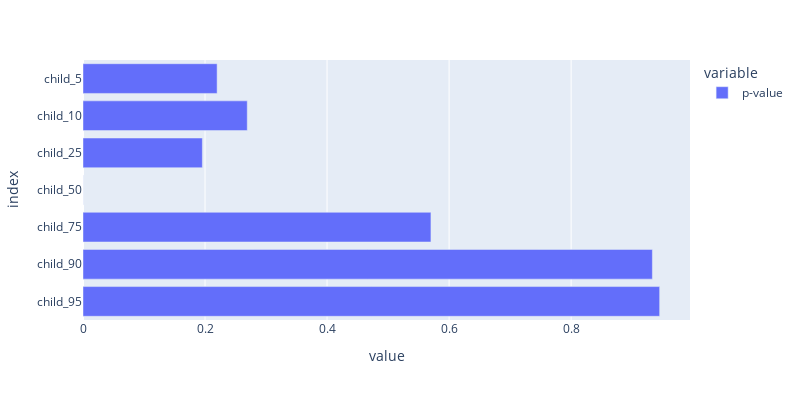

Notebook code for this chart:
### Code cell
out_q4.to_frame().rename(columns={0: 'p-value'}).plot(kind='barh', width=800, height=400)

### Figure 1 — Plotly figure (JSON) as saved in the notebook; plotly's stock layout.template omitted (floating-point values rounded to 4 significant figures)
{"data": [{"alignmentgroup": "True", "hovertemplate": "variable=p-value<br>value=%{x}<br>index=%{y}<extra></extra>", "legendgroup": "p-value", "marker": {"color": "#636efa", "pattern": {"shape": ""}}, "name": "p-value", "offsetgroup": "p-value", "orientation": "h", "showlegend": true, "textposition": "auto", "type": "bar", "x": [0.9451, 0.9332, 0.5702, 0.0001741, 0.1956, 0.2692, 0.2198], "xaxis": "x", "y": ["child_95", "child_90", "child_75", "child_50", "child_25", "child_10", "child_5"], "yaxis": "y"}], "layout": {"barmode": "relative", "height": 400, "legend": {"title": {"text": "variable"}, "tracegroupgap": 0}, "margin": {"t": 60}, "width": 800, "xaxis": {"anchor": "y", "domain": [0, 1], "title": {"text": "value"}}, "yaxis": {"anchor": "x", "domain": [0, 1], "title": {"text": "index"}}}}
